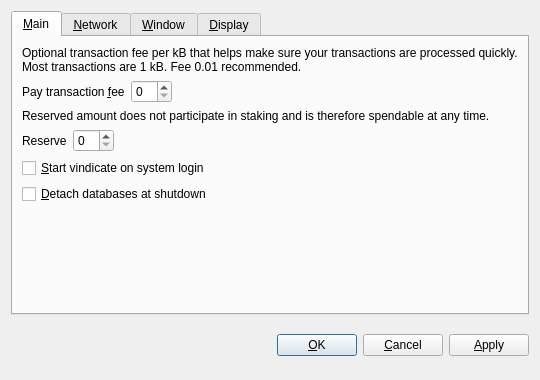
<?xml version="1.0" encoding="UTF-8"?>
<ui version="4.0">
 <class>OptionsDialog</class>
 <widget class="QDialog" name="OptionsDialog">
  <property name="geometry">
   <rect>
    <x>0</x>
    <y>0</y>
    <width>540</width>
    <height>380</height>
   </rect>
  </property>
  <property name="windowTitle">
   <string>Options</string>
  </property>
  <property name="modal">
   <bool>true</bool>
  </property>
  <layout class="QVBoxLayout" name="verticalLayout">
   <item>
    <widget class="QTabWidget" name="tabWidget">
     <property name="tabPosition">
      <enum>QTabWidget::North</enum>
     </property>
     <property name="currentIndex">
      <number>0</number>
     </property>
     <widget class="QWidget" name="tabMain">
      <attribute name="title">
       <string>&amp;Main</string>
      </attribute>
      <layout class="QVBoxLayout" name="verticalLayout_Main">
       <item>
        <widget class="QLabel" name="transactionFeeInfoLabel">
         <property name="text">
          <string>Optional transaction fee per kB that helps make sure your transactions are processed quickly. Most transactions are 1 kB. Fee 0.01 recommended.</string>
         </property>
         <property name="textFormat">
          <enum>Qt::PlainText</enum>
         </property>
         <property name="wordWrap">
          <bool>true</bool>
         </property>
        </widget>
       </item>
       <item>
        <layout class="QHBoxLayout" name="horizontalLayoutFee">
         <item>
          <widget class="QLabel" name="transactionFeeLabel">
           <property name="text">
            <string>Pay transaction &amp;fee</string>
           </property>
           <property name="textFormat">
            <enum>Qt::PlainText</enum>
           </property>
           <property name="buddy">
            <cstring>transactionFee</cstring>
           </property>
          </widget>
         </item>
         <item>
          <widget class="BitcoinAmountField" name="transactionFee"/>
         </item>
         <item>
          <spacer name="horizontalSpacerFee">
           <property name="orientation">
            <enum>Qt::Horizontal</enum>
           </property>
           <property name="sizeHint" stdset="0">
            <size>
             <width>40</width>
             <height>20</height>
            </size>
           </property>
          </spacer>
         </item>
        </layout>
       </item>
       <item>
        <widget class="QLabel" name="reserveBalanceInfoLabel">
         <property name="text">
          <string>Reserved amount does not participate in staking and is therefore spendable at any time.</string>
         </property>
         <property name="textFormat">
          <enum>Qt::PlainText</enum>
         </property>
         <property name="wordWrap">
          <bool>true</bool>
         </property>
        </widget>
       </item>
       <item>
        <layout class="QHBoxLayout" name="horizontalLayoutReserveBalance">
         <item>
          <widget class="QLabel" name="reserveBalanceLabel">
           <property name="text">
            <string>Reserve</string>
           </property>
           <property name="textFormat">
            <enum>Qt::PlainText</enum>
           </property>
           <property name="buddy">
            <cstring>reserveBalance</cstring>
           </property>
          </widget>
         </item>
         <item>
          <widget class="BitcoinAmountField" name="reserveBalance"/>
         </item>
         <item>
          <spacer name="horizontalSpacerReserveBalance">
           <property name="orientation">
            <enum>Qt::Horizontal</enum>
           </property>
           <property name="sizeHint" stdset="0">
            <size>
             <width>40</width>
             <height>20</height>
            </size>
           </property>
          </spacer>
         </item>
        </layout>
       </item>
       <item>
        <widget class="QCheckBox" name="bitcoinAtStartup">
         <property name="toolTip">
          <string>Automatically start vindicate after logging in to the system.</string>
         </property>
         <property name="text">
          <string>&amp;Start vindicate on system login</string>
         </property>
        </widget>
       </item>
       <item>
        <widget class="QCheckBox" name="detachDatabases">
         <property name="toolTip">
          <string>Detach block and address databases at shutdown. This means they can be moved to another data directory, but it slows down shutdown. The wallet is always detached.</string>
         </property>
         <property name="text">
          <string>&amp;Detach databases at shutdown</string>
         </property>
        </widget>
       </item>
       <item>
        <spacer name="verticalSpacer_Main">
         <property name="orientation">
          <enum>Qt::Vertical</enum>
         </property>
         <property name="sizeHint" stdset="0">
          <size>
           <width>20</width>
           <height>40</height>
          </size>
         </property>
        </spacer>
       </item>
      </layout>
     </widget>
     <widget class="QWidget" name="tabNetwork">
      <attribute name="title">
       <string>&amp;Network</string>
      </attribute>
      <layout class="QVBoxLayout" name="verticalLayout_Network">
       <item>
        <widget class="QCheckBox" name="mapPortUpnp">
         <property name="toolTip">
          <string>Automatically open the vindicate client port on the router. This only works when your router supports UPnP and it is enabled.</string>
         </property>
         <property name="text">
          <string>Map port using &amp;UPnP</string>
         </property>
        </widget>
       </item>
       <item>
        <widget class="QCheckBox" name="connectSocks">
         <property name="toolTip">
          <string>Connect to the vindicate network through a SOCKS proxy (e.g. when connecting through Tor).</string>
         </property>
         <property name="text">
          <string>&amp;Connect through SOCKS proxy:</string>
         </property>
        </widget>
       </item>
       <item>
        <layout class="QHBoxLayout" name="horizontalLayout_Network">
         <item>
          <widget class="QLabel" name="proxyIpLabel">
           <property name="text">
            <string>Proxy &amp;IP:</string>
           </property>
           <property name="textFormat">
            <enum>Qt::PlainText</enum>
           </property>
           <property name="buddy">
            <cstring>proxyIp</cstring>
           </property>
          </widget>
         </item>
         <item>
          <widget class="QValidatedLineEdit" name="proxyIp">
           <property name="maximumSize">
            <size>
             <width>140</width>
             <height>16777215</height>
            </size>
           </property>
           <property name="toolTip">
            <string>IP address of the proxy (e.g. 127.0.0.1)</string>
           </property>
          </widget>
         </item>
         <item>
          <widget class="QLabel" name="proxyPortLabel">
           <property name="text">
            <string>&amp;Port:</string>
           </property>
           <property name="textFormat">
            <enum>Qt::PlainText</enum>
           </property>
           <property name="buddy">
            <cstring>proxyPort</cstring>
           </property>
          </widget>
         </item>
         <item>
          <widget class="QLineEdit" name="proxyPort">
           <property name="maximumSize">
            <size>
             <width>55</width>
             <height>16777215</height>
            </size>
           </property>
           <property name="toolTip">
            <string>Port of the proxy (e.g. 9050)</string>
           </property>
          </widget>
         </item>
         <item>
          <widget class="QLabel" name="socksVersionLabel">
           <property name="text">
            <string>SOCKS &amp;Version:</string>
           </property>
           <property name="textFormat">
            <enum>Qt::PlainText</enum>
           </property>
           <property name="buddy">
            <cstring>socksVersion</cstring>
           </property>
          </widget>
         </item>
         <item>
          <widget class="QValueComboBox" name="socksVersion">
           <property name="toolTip">
            <string>SOCKS version of the proxy (e.g. 5)</string>
           </property>
          </widget>
         </item>
         <item>
          <spacer name="horizontalSpacer_Network">
           <property name="orientation">
            <enum>Qt::Horizontal</enum>
           </property>
           <property name="sizeHint" stdset="0">
            <size>
             <width>40</width>
             <height>20</height>
            </size>
           </property>
          </spacer>
         </item>
        </layout>
       </item>
       <item>
        <spacer name="verticalSpacer_Network">
         <property name="orientation">
          <enum>Qt::Vertical</enum>
         </property>
         <property name="sizeHint" stdset="0">
          <size>
           <width>20</width>
           <height>40</height>
          </size>
         </property>
        </spacer>
       </item>
      </layout>
     </widget>
     <widget class="QWidget" name="tabWindow">
      <attribute name="title">
       <string>&amp;Window</string>
      </attribute>
      <layout class="QVBoxLayout" name="verticalLayout_Window">
       <item>
        <widget class="QCheckBox" name="minimizeToTray">
         <property name="toolTip">
          <string>Show only a tray icon after minimizing the window.</string>
         </property>
         <property name="text">
          <string>&amp;Minimize to the tray instead of the taskbar</string>
         </property>
        </widget>
       </item>
       <item>
        <widget class="QCheckBox" name="minimizeOnClose">
         <property name="toolTip">
          <string>Minimize instead of exit the application when the window is closed. When this option is enabled, the application will be closed only after selecting Quit in the menu.</string>
         </property>
         <property name="text">
          <string>M&amp;inimize on close</string>
         </property>
        </widget>
       </item>
       <item>
        <spacer name="verticalSpacer_Window">
         <property name="orientation">
          <enum>Qt::Vertical</enum>
         </property>
         <property name="sizeHint" stdset="0">
          <size>
           <width>20</width>
           <height>40</height>
          </size>
         </property>
        </spacer>
       </item>
      </layout>
     </widget>
     <widget class="QWidget" name="tabDisplay">
      <attribute name="title">
       <string>&amp;Display</string>
      </attribute>
      <layout class="QVBoxLayout" name="verticalLayout_Display">
       <item>
        <layout class="QHBoxLayout" name="horizontalLayout_1_Display">
         <item>
          <widget class="QLabel" name="langLabel">
           <property name="text">
            <string>User Interface &amp;language:</string>
           </property>
           <property name="textFormat">
            <enum>Qt::PlainText</enum>
           </property>
           <property name="buddy">
            <cstring>lang</cstring>
           </property>
          </widget>
         </item>
         <item>
          <widget class="QValueComboBox" name="lang">
           <property name="toolTip">
            <string>The user interface language can be set here. This setting will take effect after restarting vindicate.</string>
           </property>
          </widget>
         </item>
        </layout>
       </item>
       <item>
        <layout class="QHBoxLayout" name="horizontalLayout_2_Display">
         <item>
          <widget class="QLabel" name="unitLabel">
           <property name="text">
            <string>&amp;Unit to show amounts in:</string>
           </property>
           <property name="textFormat">
            <enum>Qt::PlainText</enum>
           </property>
           <property name="buddy">
            <cstring>unit</cstring>
           </property>
          </widget>
         </item>
         <item>
          <widget class="QValueComboBox" name="unit">
           <property name="toolTip">
            <string>Choose the default subdivision unit to show in the interface and when sending coins.</string>
           </property>
          </widget>
         </item>
        </layout>
       </item>
       <item>
        <widget class="QCheckBox" name="displayAddresses">
         <property name="toolTip">
          <string>Whether to show vindicate addresses in the transaction list or not.</string>
         </property>
         <property name="text">
          <string>&amp;Display addresses in transaction list</string>
         </property>
        </widget>
       </item>
       <item>
        <widget class="QCheckBox" name="coinControlFeatures">
         <property name="toolTip">
          <string>Whether to show coin control features or not.</string>
         </property>
         <property name="text">
          <string>Display coin &amp;control features (experts only!)</string>
         </property>
        </widget>
       </item>
       <item>
        <spacer name="verticalSpacer_Display">
         <property name="orientation">
          <enum>Qt::Vertical</enum>
         </property>
         <property name="sizeHint" stdset="0">
          <size>
           <width>20</width>
           <height>40</height>
          </size>
         </property>
        </spacer>
       </item>
      </layout>
     </widget>
    </widget>
   </item>
   <item>
    <layout class="QHBoxLayout" name="horizontalLayout_Buttons">
     <item>
      <spacer name="horizontalSpacer_1">
       <property name="orientation">
        <enum>Qt::Horizontal</enum>
       </property>
       <property name="sizeHint" stdset="0">
        <size>
         <width>40</width>
         <height>48</height>
        </size>
       </property>
      </spacer>
     </item>
     <item>
      <widget class="QLabel" name="statusLabel">
       <property name="font">
        <font>
         <weight>75</weight>
         <bold>true</bold>
        </font>
       </property>
       <property name="text">
        <string/>
       </property>
       <property name="textFormat">
        <enum>Qt::PlainText</enum>
       </property>
       <property name="wordWrap">
        <bool>true</bool>
       </property>
      </widget>
     </item>
     <item>
      <spacer name="horizontalSpacer_2">
       <property name="orientation">
        <enum>Qt::Horizontal</enum>
       </property>
       <property name="sizeHint" stdset="0">
        <size>
         <width>40</width>
         <height>48</height>
        </size>
       </property>
      </spacer>
     </item>
     <item>
      <widget class="QPushButton" name="okButton">
       <property name="text">
        <string>&amp;OK</string>
       </property>
      </widget>
     </item>
     <item>
      <widget class="QPushButton" name="cancelButton">
       <property name="text">
        <string>&amp;Cancel</string>
       </property>
       <property name="autoDefault">
        <bool>false</bool>
       </property>
      </widget>
     </item>
     <item>
      <widget class="QPushButton" name="applyButton">
       <property name="text">
        <string>&amp;Apply</string>
       </property>
       <property name="autoDefault">
        <bool>false</bool>
       </property>
      </widget>
     </item>
    </layout>
   </item>
  </layout>
 </widget>
 <customwidgets>
  <customwidget>
   <class>BitcoinAmountField</class>
   <extends>QSpinBox</extends>
   <header>bitcoinamountfield.h</header>
  </customwidget>
  <customwidget>
   <class>QValueComboBox</class>
   <extends>QComboBox</extends>
   <header>qvaluecombobox.h</header>
  </customwidget>
  <customwidget>
   <class>QValidatedLineEdit</class>
   <extends>QLineEdit</extends>
   <header>qvalidatedlineedit.h</header>
  </customwidget>
 </customwidgets>
 <resources/>
 <connections/>
</ui>
